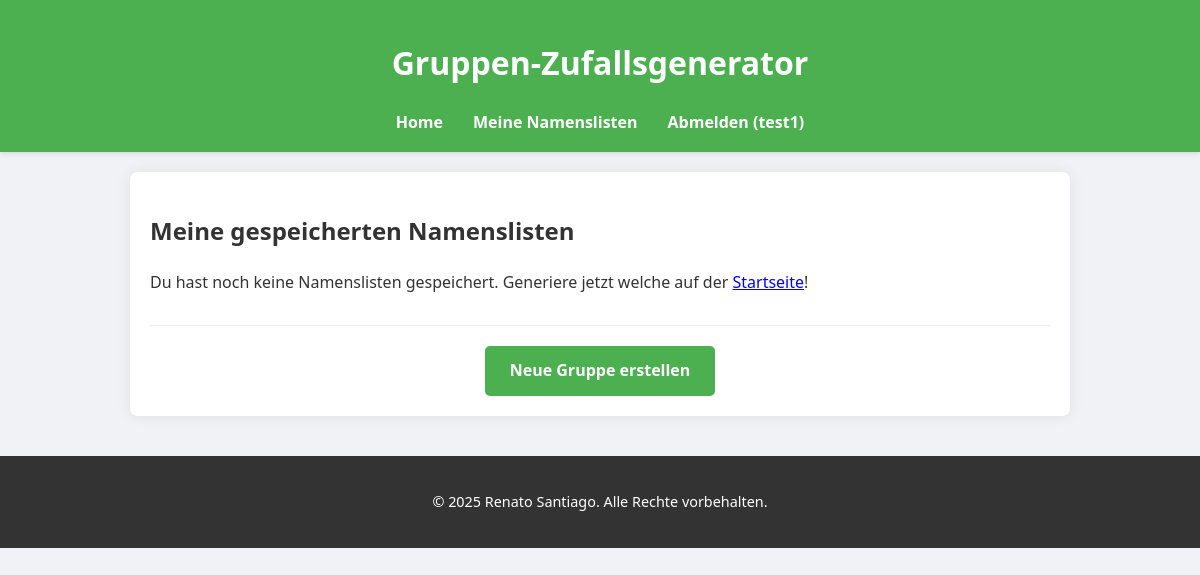
Page /my_player_lists (signed in) on the earlier database version.
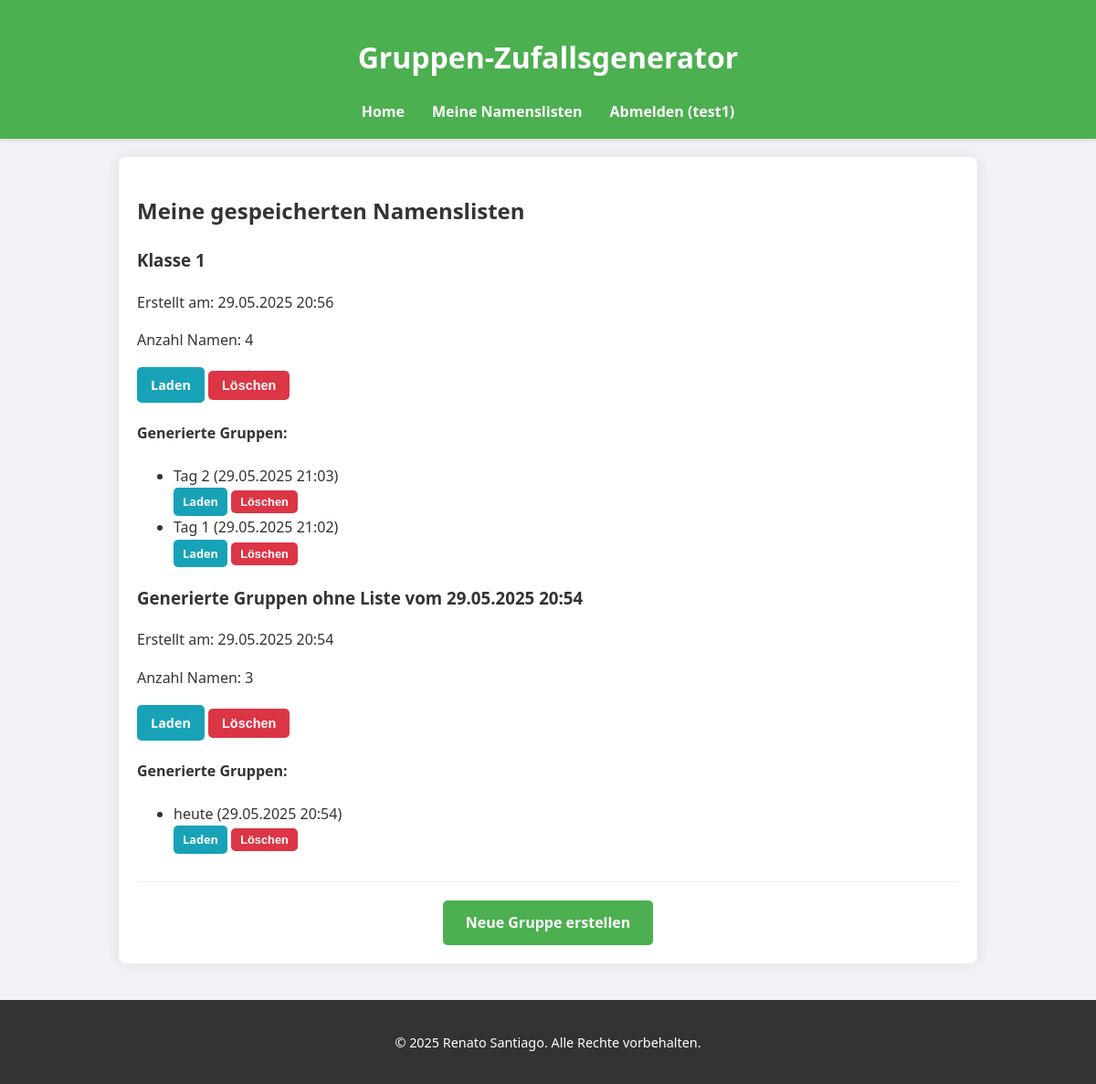
Same page on the later database version.
### app.py (models this page shows, shortened)
class User(db.Model):
    id = db.Column(db.Integer, primary_key=True)
    username = db.Column(db.String(80), unique=True, nullable=False)
    password_hash = db.Column(db.String(120), nullable=False)
    player_lists = db.relationship('PlayerList', backref='user', lazy=True, cascade="all, delete-orphan")

class PlayerList(db.Model):
    id = db.Column(db.Integer, primary_key=True)
    user_id = db.Column(db.Integer, db.ForeignKey('user.id'), nullable=False)
    name = db.Column(db.String(100), nullable=False)
    players_json = db.Column(db.Text, nullable=False) # Speichert die Liste der Namen als JSON-String
    timestamp = db.Column(db.DateTime, default=db.func.current_timestamp())
    generated_groups = db.relationship('GeneratedGroup', backref='player_list', lazy=True, cascade="all, delete-orphan")

class GeneratedGroup(db.Model):
    id = db.Column(db.Integer, primary_key=True)
    player_list_id = db.Column(db.Integer, db.ForeignKey('player_list.id'), nullable=False)
    name = db.Column(db.String(100), nullable=True) # Name der spezifischen Gruppeneinteilung
    selected_players_json = db.Column(db.Text, nullable=False) # Die für diese Generierung verwendeten Spieler (als JSON-String)
    group_settings_json = db.Column(db.Text, nullable=False) # Einstellungen (num_groups/group_size) als JSON-String
    generated_groups_json = db.Column(db.Text, nullable=False) # Die eigentlichen Gruppen als JSON-String
    timestamp = db.Column(db.DateTime, default=db.func.current_timestamp())

### app.py (the view)
@app.route('/my_player_lists')
@login_required
def my_player_lists():
    user_player_lists = PlayerList.query.filter_by(user_id=g.user.id).order_by(PlayerList.timestamp.desc()).all()
    selected_list_id = request.args.get('selected_list_id', type=int)
    selected_player_list_groups = []
    if selected_list_id:
        selected_player_list = PlayerList.query.filter_by(id=selected_list_id, user_id=g.user.id).first()
        if selected_player_list:
            selected_player_list_groups = GeneratedGroup.query.filter_by(player_list_id=selected_list_id).order_by(GeneratedGroup.timestamp.desc()).all()
    return render_template('my_player_lists.html',
                           user_player_lists=user_player_lists,
                           selected_list_id=selected_list_id,
                           selected_player_list_groups=selected_player_list_groups)

### app.py (called while the page is built)
def login_required(f):
    @wraps(f)
    def decorated_function(*args, **kwargs):
        if 'user_id' not in session:
            flash("Bitte melde dich an, um diese Seite zu sehen.", 'error')
            return redirect(url_for('login'))
        return f(*args, **kwargs)
    return decorated_function

@app.before_request
def load_logged_in_user():
    user_id = session.get('user_id')
    if user_id is None:
        g.user = None
    else:
        g.user = User.query.get(user_id)

### templates/my_player_lists.html (shortened to what this page needs)
{% extends "base.html" %}
{% block content %}
    <h2>Meine gespeicherten Namenslisten</h2>
    {% if user_player_lists %}
        <div class="player-lists-container">
            {% for player_list in user_player_lists %}
                <div class="list-card">
                    <h3>{{ player_list.name }}</h3>
                    <p>Erstellt am: {{ player_list.timestamp.strftime('%d.%m.%Y %H:%M') }}</p>
                    <p>Anzahl Namen: {{ (player_list.players_json | fromjson) | length }}</p>
                    <div class="list-actions">
                        <a href="{{ url_for('load_player_list', list_id=player_list.id) }}" class="button button-small load-btn">Laden</a>
                        <form action="{{ url_for('delete_player_list', list_id=player_list.id) }}" method="post" style="display:inline;">
                            <button type="submit" class="button button-small delete-btn" onclick="return confirm('Bist du sicher, dass du diese Namensliste löschen möchtest?');">Löschen</button>
                        </form>
                    </div>
                    <div class="generated-groups-summary">
                        <h4>Generierte Gruppen:</h4>
                        {% if player_list.generated_groups %}
                            <ul>
                                {% for group in player_list.generated_groups | sort(attribute='timestamp', reverse=true) %}
                                    <li>
                                        {{ group.name or 'Ohne Namen' }} ({{ group.timestamp.strftime('%d.%m.%Y %H:%M') }})
                                        <div class="generated-group-actions">
                                            <a href="{{ url_for('load_generated_group', group_id=group.id) }}" class="button button-x-small load-btn">Laden</a>
                                            <form action="{{ url_for('delete_generated_group', group_id=group.id) }}" method="post" style="display:inline;">
                                                <button type="submit" class="button button-x-small delete-btn" onclick="return confirm('Bist du sicher, dass du diese generierte Gruppe löschen möchtest?');">Löschen</button>
                                            </form>
                                        </div>
                                    </li>
                                {% endfor %}
                            </ul>
                        {% else %}
                            <p>Noch keine Gruppen für diese Liste generiert.</p>
                        {% endif %}
                    </div>
                </div>
            {% endfor %}
        </div>
    {% else %}
        <p>Du hast noch keine Namenslisten gespeichert. Generiere jetzt welche auf der <a href="{{ url_for('home') }}">Startseite</a>!</p>
    {% endif %}
    <div class="actions-container">
        <a href="{{ url_for('home') }}" class="button">Neue Gruppe erstellen</a>
    </div>
{% endblock %}

### templates/base.html (shortened to what this page needs)
<!DOCTYPE html>
<html lang="de">
<head>
    <link rel="stylesheet" href="{{ url_for('static', filename='css/style.css') }}">
</head>
<body>
    <header>
        <h1>Gruppen-Zufallsgenerator</h1>
        <nav>
            <ul>
                <li><a href="{{ url_for('home') }}">Home</a></li>
                {% if g.user %}
                    <li><a href="{{ url_for('my_player_lists') }}">Meine Namenslisten</a></li>
                    <li><a href="{{ url_for('logout') }}">Abmelden ({{ g.user.username }})</a></li>
                {% else %}
                    <li><a href="{{ url_for('register') }}">Registrieren</a></li>
                    <li><a href="{{ url_for('login') }}">Anmelden</a></li>
                {% endif %}
            </ul>
        </nav>
    </header>
    <main>
        {% block content %}{% endblock %}
    </main>
    <footer>
        <p>&copy; 2025 Renato Santiago. Alle Rechte vorbehalten.</p>
    </footer>
</body>
</html>

### static/css/style.css (style rules this page uses)
body { font-family: 'Segoe UI', Tahoma, Geneva, Verdana, sans-serif; margin: 0; padding: 0; background-color: #f0f2f5; color: #333; line-height: 1.6; }
header { background-color: #4CAF50; color: white; padding: 1em 0; text-align: center; box-shadow: 0 2px 4px rgba(0,0,0,0.1); }
nav ul { list-style-type: none; padding: 0; margin: 0; display: flex; justify-content: center; }
nav ul li { margin: 0 15px; }
nav ul li a { color: white; text-decoration: none; font-weight: bold; padding: 5px 0; transition: color 0.3s ease; }
main { padding: 20px; max-width: 900px; margin: 20px auto; background-color: #fff; border-radius: 8px; box-shadow: 0 0 15px rgba(0,0,0,0.08); }
.actions-container { text-align: center; margin-top: 30px; padding-top: 20px; border-top: 1px solid #eee; }
.actions-container .button { margin: 0 10px; }
.button { display: inline-block; padding: 12px 25px; background-color: #4CAF50; color: white; text-decoration: none; border-radius: 5px; font-weight: bold; transition: background-color 0.3s ease, transform 0.2s ease; border: none; cursor: pointer; font-size: 1em; }
.button-small { padding: 8px 15px; font-size: 0.9em; }
.button-x-small { padding: 5px 10px; font-size: 0.8em; }
.load-btn { background-color: #17a2b8; }
.delete-btn { background-color: #dc3545; }
footer { text-align: center; padding: 20px; margin-top: 40px; background-color: #333; color: white; font-size: 0.9em; }

Differences in the rows shown:
added PlayerList: name "Klasse 1", timestamp "29.05.2025 20:56", players_json "4"
added GeneratedGroup: name "Tag 2", timestamp "29.05.2025 21:03", shown under "Klasse 1"
added GeneratedGroup: name "Tag 1", timestamp "29.05.2025 21:02", shown under "Klasse 1"
added PlayerList: name "Generierte Gruppen ohne Liste vom 29.05.2025 20:54", timestamp "29.05.2025 20:54", players_json "3"
added GeneratedGroup: name "heute", timestamp "29.05.2025 20:54", shown under "Generierte Gruppen ohne Liste vom 29.05.2025 20:54"
Other differences:
text no longer shown: "Du hast noch keine Namenslisten gespeichert. Generiere jetzt welche auf der Startseite !"
